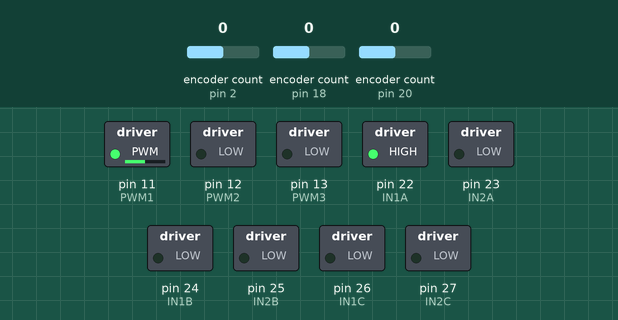
A sketch run on a simulated Arduino Mega 2560, built with avr-gcc and run on an emulated ATmega2560. Shown: switched loads named in the sketch (green lamp = pin HIGH). The test bench sets the inputs (shaded band); at power-on: encoder count (sensors on pin 2, pin 18, pin 20) 0.

Above: at 0.1 s.
Timing chart, 0 to 1.6 s (numbered marks = the images above):
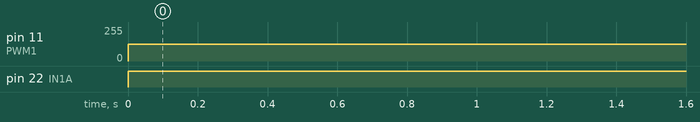

Measured:
- by itself, pin 11 (PWM1): 0/255 → 127/255 at 0.00 s
- by itself, pin 22 (IN1A): LOW → HIGH at 0.00 s

The sketch:

Read_velocity.ino
```cpp
#include <Encoder.h>
#define IN1A 22
#define IN2A 23
#define IN1B 24
#define IN2B 25
#define IN1C 26
#define IN2C 27
#define PWM1 11
#define PWM2 12
#define PWM3 13
#define EN_1A 2
#define EN_1B 3
#define EN_2A 18
#define EN_2B 19
#define EN_3A 20
#define EN_3B 21
#define ENCODEROUTPUT 30000

Encoder Encoder_1(EN_1A, EN_1B);
Encoder Encoder_2(EN_2A, EN_2B);
Encoder Encoder_3(EN_3A, EN_3B);
void Plot(float x, float y, float w);
void w1(int rotation, int direct);
void w2(int rotation, int direct);
void w3(int rotation, int direct);
int sign_of(float x);
void vel(long encoderValue1, long encoderValue2, long encoderValue3);

long oldPosition_1 = 0;
long newPosition_1;
long oldPosition_2 = 0;
long newPosition_2;
long oldPosition_3 = 0;
long newPosition_3;

long interval = 1000000;
long previousMillis = 0;
long currentMillis = 0;

long rpm_1 = 0;
long rpm_2 = 0;
long rpm_3 = 0;

boolean measureRpm = false;
int motorPwm = 0;
volatile long encoderValue = 0;

void setup()
{
  pinMode(IN1A, OUTPUT);
  pinMode(IN2A, OUTPUT);
  pinMode(IN1B, OUTPUT);
  pinMode(IN2B, OUTPUT);
  pinMode(IN1C, OUTPUT);
  pinMode(IN2C, OUTPUT);
  pinMode(PWM1, OUTPUT);
  pinMode(PWM2, OUTPUT);
  pinMode(PWM3, OUTPUT);
  Serial.begin(9600);
}

void loop()
{
w1(127, 1);
  vel(Encoder_1.read(), Encoder_2.read(), Encoder_3.read());


}

void vel(long encoderValue1, long encoderValue2, long encoderValue3)
{

  currentMillis = micros();
  if (currentMillis - previousMillis > interval)
  {
    previousMillis = currentMillis;

    rpm_1 = (float)abs((encoderValue1 * 60 / ENCODEROUTPUT));
    rpm_2 = (float)abs((encoderValue2 * 60 / ENCODEROUTPUT));
    rpm_3 = (float)abs((encoderValue3 * 60 / ENCODEROUTPUT));

    //      Serial.print(encoderValue);
    //      Serial.print(" pulse / ");
    //      Serial.print(ENCODEROUTPUT);
    //      Serial.print(" pulse per rotation x 60 seconds = ");
//    Serial.print(rpm_1);
//    Serial.println(" RPM");

    Encoder_1.write(0);
    Encoder_2.write(0);
    Encoder_3.write(0);
    encoderValue1 = encoderValue2 = encoderValue3 = 0;
  }
}

void w1(int rotation, int direct)
{
  analogWrite(PWM1, rotation);
  if (direct == 1)
  {
    digitalWrite(IN1A, HIGH);
    digitalWrite(IN2A, LOW);
  }
  else if (direct == -1)
  {
    digitalWrite(IN1A, LOW);
    digitalWrite(IN2A, HIGH);
  }
}

void w2(int rotation, int direct)
{
  analogWrite(PWM2, rotation);
  if (direct == 1)
  {
    digitalWrite(IN1B, HIGH);
    digitalWrite(IN2B, LOW);
  }
  else if (direct == -1)
  {
    digitalWrite(IN1B, LOW);
    digitalWrite(IN2B, HIGH);
  }
}

void w3(int rotation, int direct)
{
  analogWrite(PWM3, rotation);
  if (direct == 1)
  {
    digitalWrite(IN1C, HIGH);
    digitalWrite(IN2C, LOW);
  }
  else if (direct == -1)
  {
    digitalWrite(IN1C, LOW);
    digitalWrite(IN2C, HIGH);
  }
}

int sign_of(float x)
{
  if (x >= 0)
    return 1;
  else
    return -1;
}
```
